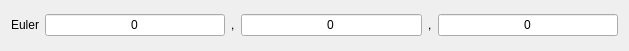
<?xml version="1.0" encoding="UTF-8"?>
<ui version="4.0">
 <class>EulerWidget</class>
 <widget class="QWidget" name="EulerWidget">
  <property name="geometry">
   <rect>
    <x>0</x>
    <y>0</y>
    <width>629</width>
    <height>51</height>
   </rect>
  </property>
  <property name="windowTitle">
   <string>Form</string>
  </property>
  <layout class="QGridLayout" name="gridLayout">
   <item row="0" column="0">
    <widget class="QLabel" name="label_32">
     <property name="text">
      <string>Euler</string>
     </property>
     <property name="alignment">
      <set>Qt::AlignRight|Qt::AlignTrailing|Qt::AlignVCenter</set>
     </property>
    </widget>
   </item>
   <item row="0" column="4">
    <widget class="QLabel" name="label_2">
     <property name="text">
      <string>,</string>
     </property>
    </widget>
   </item>
   <item row="0" column="2">
    <widget class="QLabel" name="label">
     <property name="text">
      <string>,</string>
     </property>
    </widget>
   </item>
   <item row="0" column="1">
    <widget class="QLineEdit" name="e1">
     <property name="minimumSize">
      <size>
       <width>118</width>
       <height>20</height>
      </size>
     </property>
     <property name="text">
      <string>0</string>
     </property>
     <property name="alignment">
      <set>Qt::AlignCenter</set>
     </property>
    </widget>
   </item>
   <item row="0" column="3">
    <widget class="QLineEdit" name="e2">
     <property name="minimumSize">
      <size>
       <width>118</width>
       <height>20</height>
      </size>
     </property>
     <property name="text">
      <string>0</string>
     </property>
     <property name="alignment">
      <set>Qt::AlignCenter</set>
     </property>
    </widget>
   </item>
   <item row="0" column="5">
    <widget class="QLineEdit" name="e3">
     <property name="minimumSize">
      <size>
       <width>118</width>
       <height>20</height>
      </size>
     </property>
     <property name="text">
      <string>0</string>
     </property>
     <property name="alignment">
      <set>Qt::AlignCenter</set>
     </property>
    </widget>
   </item>
  </layout>
 </widget>
 <tabstops>
  <tabstop>e1</tabstop>
  <tabstop>e2</tabstop>
  <tabstop>e3</tabstop>
 </tabstops>
 <resources/>
 <connections/>
</ui>
